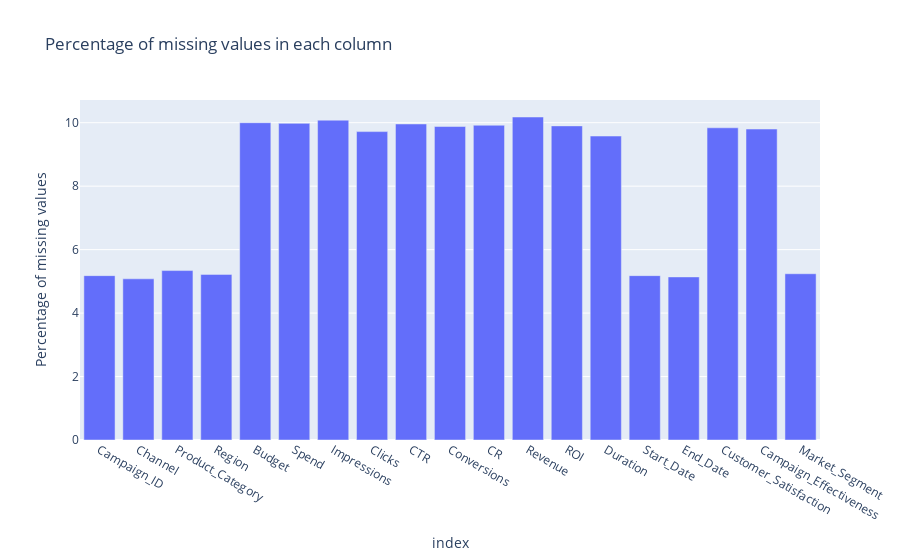

The code cell stored with this chart in its notebook:
### Code cell
null_val_in_percentage = df.isnull().sum() / len(df) * 100
fg = px.bar(null_val_in_percentage, x=null_val_in_percentage.index, y=null_val_in_percentage.values, labels={'x': 'Columns', 'y': 'Percentage of missing values'}, title='Percentage of missing values in each column')
fg.show()

### Figure 1 — Plotly figure (JSON) as saved in the notebook; plotly's stock layout.template omitted (floating-point values rounded to 4 significant figures)
{"data": [{"hovertemplate": "index=%{x}<br>Percentage of missing values=%{y}<extra></extra>", "legendgroup": "", "marker": {"color": "#636efa", "pattern": {"shape": ""}}, "name": "", "orientation": "v", "showlegend": false, "textposition": "auto", "type": "bar", "x": ["Campaign_ID", "Channel", "Product_Category", "Region", "Budget", "Spend", "Impressions", "Clicks", "CTR", "Conversions", "CR", "Revenue", "ROI", "Duration", "Start_Date", "End_Date", "Customer_Satisfaction", "Campaign_Effectiveness", "Market_Segment"], "xaxis": "x", "y": [5.18, 5.08, 5.34, 5.22, 10.0, 9.98, 10.08, 9.72, 9.96, 9.88, 9.92, 10.18, 9.9, 9.58, 5.18, 5.14, 9.84, 9.8, 5.24], "yaxis": "y"}], "layout": {"barmode": "relative", "legend": {"tracegroupgap": 0}, "title": {"text": "Percentage of missing values in each column"}, "xaxis": {"anchor": "y", "domain": [0, 1], "title": {"text": "index"}}, "yaxis": {"anchor": "x", "domain": [0, 1], "title": {"text": "Percentage of missing values"}}}}
